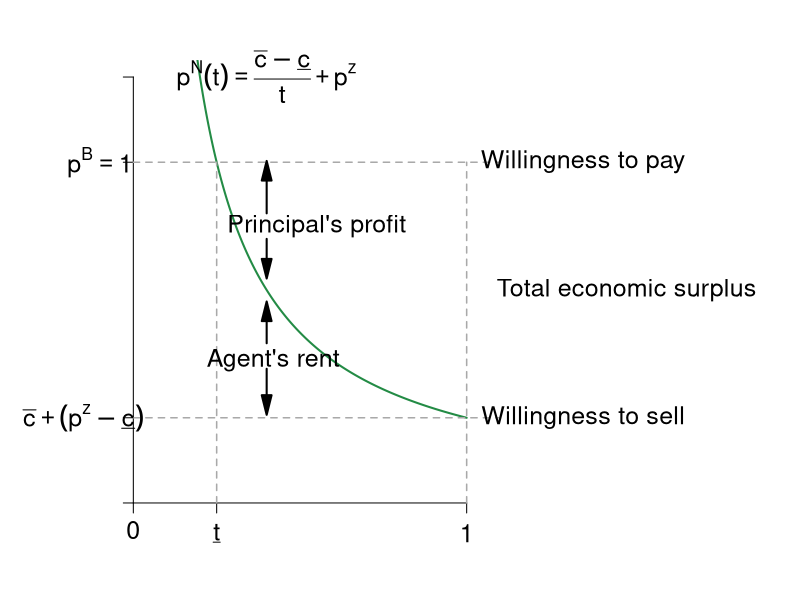

Recreate this plot in R. (Note: this script raises an error after producing the figure.)
require(ggplot2)
require(shape)
require(plotrix)
pdf(file = "information_power/ch10_newfigure.pdf", width = 9, height = 7)

#Set parameters for graphics
pointsize <- 1.8
axislabelsize <- 1.8
labelsize <- 1.5
namesize <- 1.8
annotatesize <- 1.5
graphlinewidth <- 2
segmentlinewidth <- 1.5

disutilityFn <- function(t, cbar = 1.2, underbarc = 1, z = 0) {
  (cbar - underbarc)/(t) + z
}

#COL <- c("#1B9E77", "#D95F02", "#7570B3", "#E7298A", "#66A61E", "#E6AB02", "#A6761D", "#666666")
COL <- c("#238b45","#7fc97f", "#beaed4", "#fdc086", "#ffff99")
par(mar =  c(4, 6, 3, 16))
xlims <- c(0, 1)
ylims <- c(0,1)


plot(0, 0, xlim = xlims, ylim = ylims, type = "n",
     xlab = expression(paste(""), cex = axislabelsize),
     ylab = expression(paste(""), cex = axislabelsize),
     xaxt = "n", yaxt = "n", cex.lab = axislabelsize, bty = "n")

npts <- 500 
npts2 <- 501
#Specify the sequences of points for graphing. 
xx1 <- seq(0, 1, length.out = npts)
xx2 <- seq(xlims[1], xlims[2], length.out = npts)
xx3 <- seq(xlims[1], xlims[2], length.out = npts2)
xx4 <- seq(xlims[1], 25, length.out = npts2)

#Draw the lines for the graphs
lines(xx1, disutilityFn(xx1), col = COL[1], lwd = graphlinewidth)
#lines(xx2, solowCondition(xx2, delta = 5), col = COL[3], lwd = 4)
#lines(xx2, solowInfeas(xx2, delta = 5), col = COL[1], lwd = 4, lty = 2)

#Customize ticks and labels for the plot
ticksy <- c(0,0.2,0.8,1)
ylabels <- c(NA, NA, NA, NA)
ticksx <- c(0, 0.25, 1)
xlabels <- c(0, NA, NA)
axis(1, at = ticksx, pos = 0, labels = xlabels, cex.axis = labelsize)

axis(2, at = ticksy, pos = 0, labels = ylabels, las = 1, cex.axis = labelsize)

#Segments
segments(0, 0.8, 1.1, 0.8, lty = 2, lwd = 1.5, col = "darkgray", xpd = TRUE)
segments(0.25, 0, 0.25, 0.8, lty = 2, lwd = 1.5, col = "darkgray",xpd = TRUE)
segments(0, 0.2, 1.1,0.2,lty = 2, lwd = 1.5, col = "darkgray",xpd = TRUE)
segments(1, 0, 1,0.8, lty = 2, lwd = 1.5, col = "darkgray",xpd = TRUE)

#Axis tick labels
#y
text(-0.15, 0.2, expression(paste(bar(c)+(p^z-underline(c)))), cex = labelsize, xpd = TRUE)
text(-0.1, 0.8, expression(paste(p^B == 1)), cex = labelsize, xpd = TRUE)
#x
text(0.25, -0.07, expression(paste(underline(t))), cex = labelsize, xpd = TRUE)
text(1, -0.07, expression(paste(1)), cex = labelsize, xpd = TRUE)

#Text annotations
text(0.4, 1, expression(paste(p^N,(t) == frac(bar(c)-underline(c),t)+p^z)), cex = labelsize, xpd = TRUE)
text(0.42, .335, expression(paste("Agent's rent")), cex = labelsize, xpd = TRUE)
text(.55, .65, expression(paste("Principal's profit")), cex = labelsize, xpd = TRUE)
text(1.48, 0.5, expression(paste("Total economic surplus")), cex = labelsize, xpd = TRUE)
text(1.35, 0.8, expression(paste("Willingness to pay")), cex = labelsize, xpd = TRUE)
text(1.35, 0.2, expression(paste("Willingness to sell")), cex = labelsize, xpd = TRUE)


#Arrows
Arrows(0.4, 0.375, .4, .45, col = "black", lty = 1, lwd = 2, arr.type = "triangle")
Arrows(0.4, 0.315, .4, .23, col = "black", lty = 1, lwd = 2, arr.type = "triangle")
Arrows(.4, .68, 0.4, 0.78, col = "black", lty = 1, lwd = 2, arr.type = "triangle")
Arrows(.4, .62, 0.4, 0.55, col = "black", lty = 1, lwd = 2, arr.type = "triangle")

#Brackets
brackets(x1 = 1.12, y1 = 0.76, x2 = 1.12, y2 = 0.24, ticks = 0.5, curvature = 0.5, type = 1, 
         col = "black", lwd = 2, lty = 1, xpd = TRUE)


#Axes labels
text(0.5, -0.15, expression(paste("Degree of contractual completeness")), xpd = TRUE, cex = axislabelsize) 
text(-0.2, 0.5, expression(paste("Price, p")), xpd = TRUE, cex = axislabelsize,srt = 90) 


dev.off()
